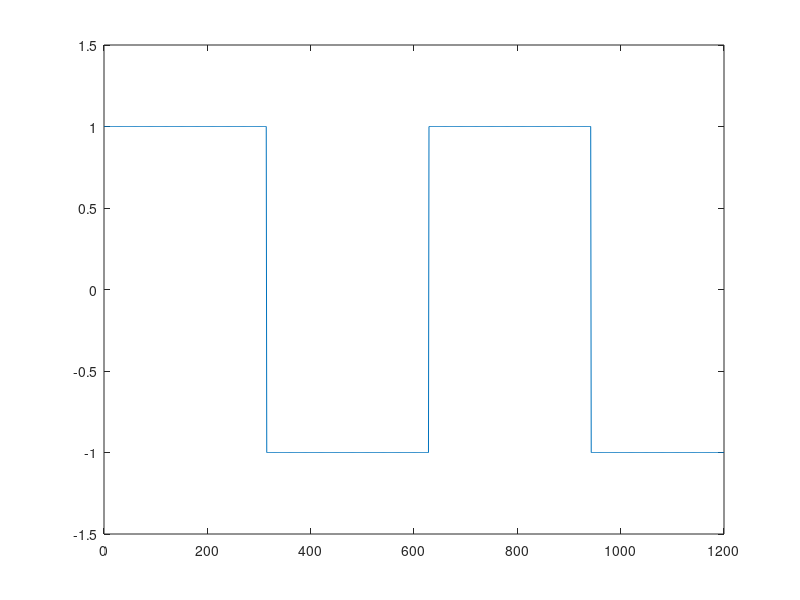
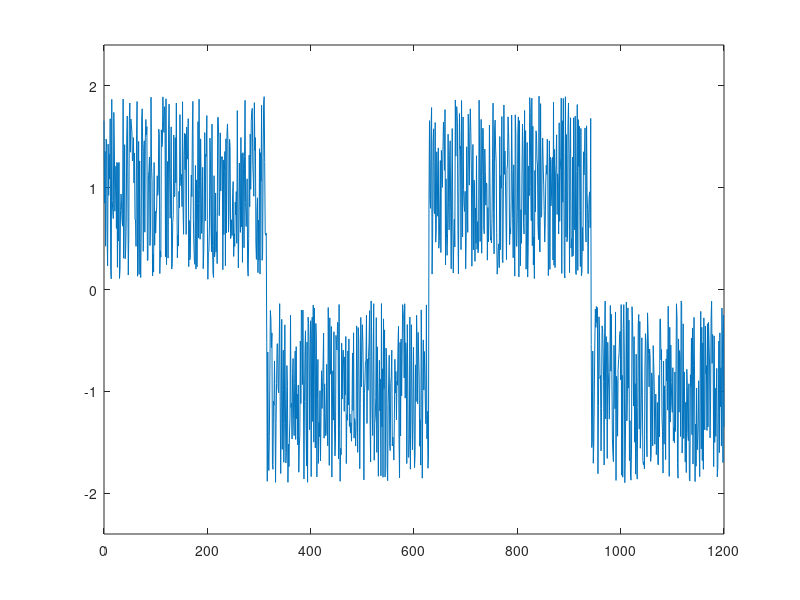
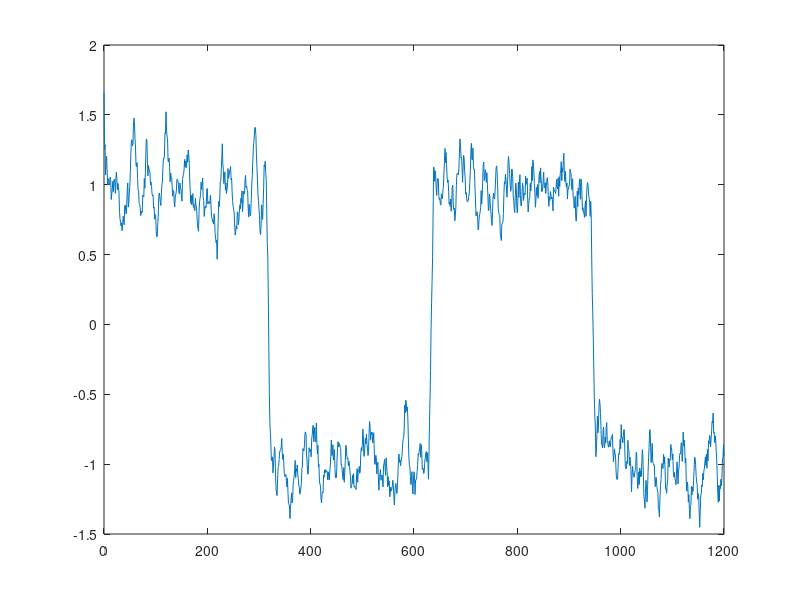
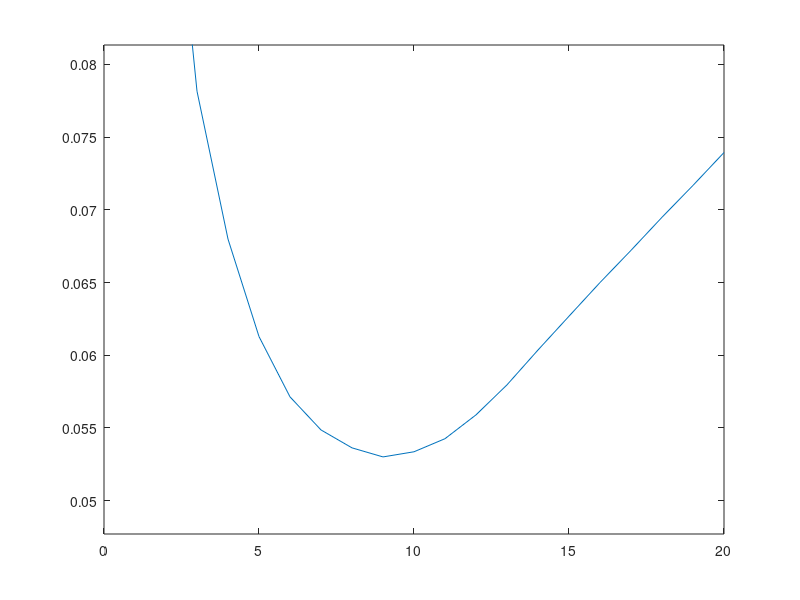

Source code (MATLAB) for these figures, in order:
NOISE_STRENGTH=0.9;
H_NUMBER = 20;
STRETCH = 0.01;
X_NUMBER = 1200;
x = 0:1:X_NUMBER;
y = square(STRETCH.*x);
z = zeros(1, X_NUMBER + 1);
figure
    title("Input")
    plot(x,y)
    ylim([-1.5, 1.5]);
    
for i = 1:length(y)
    sign = rand();
    noise = NOISE_STRENGTH * rand();
    if sign > 0.5
        z(i) = y(i) + noise;
    else
        z(i) = y(i) - noise;
    end
end

figure
    title("InputNoise")
    plot(x, z)
    ylim([(-1-NOISE_STRENGTH)-0.5, 1+NOISE_STRENGTH+0.5])
dH = nan(1, H_NUMBER);
out = zeros(1, X_NUMBER + 1);
for h = 1:H_NUMBER
    H = zeros(1, X_NUMBER + 1);
    for xk = 1:length(x)
        avg = z(xk);
        count = 0;
        for i = 1:h
            if xk-i < 1
                count = count + 1;
                continue;
            end
            avg = avg + z(xk-i);
        end
        H(xk) = avg / (h - count + 1);
    end
    V = 0;
    for xk = 1:length(x)
        tmp = H(xk) - y(xk);
        V = V + (tmp * tmp);
    end
    dH(h) = V / length(y);
    if dH(h) == min(dH)
        out = H;
    end
end

h = 1:1:H_NUMBER;
figure
    plot(x, out)
figure
    plot(h, dH)
    xlim([0, H_NUMBER])
    ylim([min(dH) * 0.9, dH(H_NUMBER) * 1.1])
